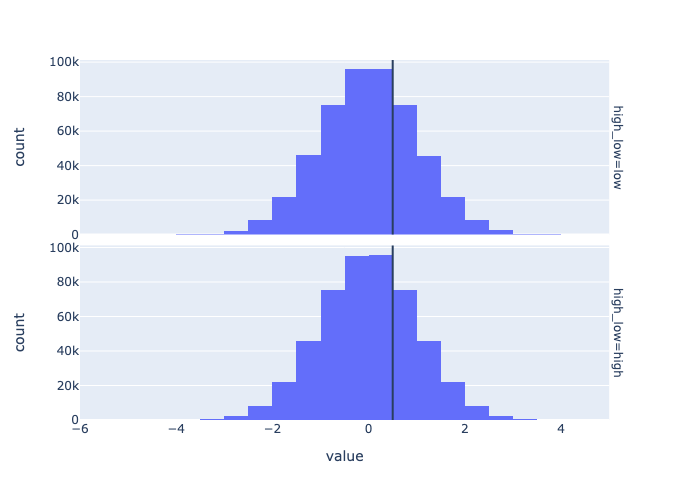

Here is the Python script that generated this plot:
import polars as pl
import numpy as np
import plotly.express as px

n = 1000000
s = np.random.normal(0, 1, n)
h = np.random.normal(0, 1, n)
df = pl.DataFrame({"value": s, "h": h}).with_columns(
    pl.when(pl.col("h") > 0)
    .then(pl.lit("high"))
    .otherwise(pl.lit("low"))
    .alias("high_low"),
    pl.lit(0.5).alias("a"),
).to_pandas()

fig=px.histogram(df,x="value",nbins=32,facet_row="high_low")
fig.add_vline(x=0.5)
fig.show()
fig.write_image("./trial/altair_histogram_trial18.png")
